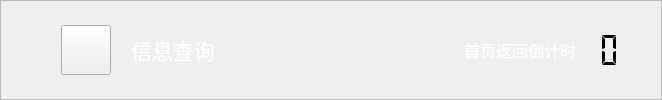
    <widget class="QFrame" name="frame_4">
     <property name="sizePolicy">
      <sizepolicy hsizetype="Preferred" vsizetype="Fixed">
       <horstretch>0</horstretch>
       <verstretch>0</verstretch>
      </sizepolicy>
     </property>
     <property name="frameShape">
      <enum>QFrame::StyledPanel</enum>
     </property>
     <property name="frameShadow">
      <enum>QFrame::Raised</enum>
     </property>
     <layout class="QHBoxLayout" name="horizontalLayout_9">
      <property name="spacing">
       <number>0</number>
      </property>
      <property name="leftMargin">
       <number>0</number>
      </property>
      <property name="topMargin">
       <number>0</number>
      </property>
      <property name="rightMargin">
       <number>0</number>
      </property>
      <property name="bottomMargin">
       <number>0</number>
      </property>
      <item>
       <spacer name="horizontalSpacer_47">
        <property name="orientation">
         <enum>Qt::Horizontal</enum>
        </property>
        <property name="sizeType">
         <enum>QSizePolicy::Fixed</enum>
        </property>
        <property name="sizeHint" stdset="0">
         <size>
          <width>60</width>
          <height>20</height>
         </size>
        </property>
       </spacer>
      </item>
      <item>
       <widget class="QPushButton" name="pushButton_back">
        <property name="sizePolicy">
         <sizepolicy hsizetype="Fixed" vsizetype="Fixed">
          <horstretch>0</horstretch>
          <verstretch>0</verstretch>
         </sizepolicy>
        </property>
        <property name="minimumSize">
         <size>
          <width>50</width>
          <height>50</height>
         </size>
        </property>
        <property name="maximumSize">
         <size>
          <width>50</width>
          <height>50</height>
         </size>
        </property>
        <property name="focusPolicy">
         <enum>Qt::NoFocus</enum>
        </property>
        <property name="styleSheet">
         <string notr="true">border-image: url(:/image/picture/qietu/返回.png);</string>
        </property>
        <property name="text">
         <string/>
        </property>
       </widget>
      </item>
      <item>
       <spacer name="horizontalSpacer_7">
        <property name="orientation">
         <enum>Qt::Horizontal</enum>
        </property>
        <property name="sizeType">
         <enum>QSizePolicy::Fixed</enum>
        </property>
        <property name="sizeHint" stdset="0">
         <size>
          <width>20</width>
          <height>20</height>
         </size>
        </property>
       </spacer>
      </item>
      <item>
       <widget class="QLabel" name="label_9">
        <property name="sizePolicy">
         <sizepolicy hsizetype="Preferred" vsizetype="Fixed">
          <horstretch>0</horstretch>
          <verstretch>0</verstretch>
         </sizepolicy>
        </property>
        <property name="minimumSize">
         <size>
          <width>0</width>
          <height>50</height>
         </size>
        </property>
        <property name="maximumSize">
         <size>
          <width>16777215</width>
          <height>50</height>
         </size>
        </property>
        <property name="font">
         <font>
          <family>微软雅黑</family>
          <pointsize>16</pointsize>
         </font>
        </property>
        <property name="text">
         <string>&lt;html&gt;&lt;head/&gt;&lt;body&gt;&lt;p&gt;&lt;span style=&quot; color:#ffffff;&quot;&gt;信息查询&lt;/span&gt;&lt;/p&gt;&lt;/body&gt;&lt;/html&gt;</string>
        </property>
       </widget>
      </item>
      <item>
       <spacer name="horizontalSpacer_8">
        <property name="orientation">
         <enum>Qt::Horizontal</enum>
        </property>
        <property name="sizeHint" stdset="0">
         <size>
          <width>249</width>
          <height>20</height>
         </size>
        </property>
       </spacer>
      </item>
      <item>
       <widget class="QLabel" name="label_14">
        <property name="font">
         <font>
          <family>微软雅黑</family>
          <pointsize>12</pointsize>
         </font>
        </property>
        <property name="text">
         <string>&lt;html&gt;&lt;head/&gt;&lt;body&gt;&lt;p&gt;&lt;span style=&quot; color:#ffffff;&quot;&gt;首页返回倒计时&lt;/span&gt;&lt;/p&gt;&lt;/body&gt;&lt;/html&gt;</string>
        </property>
       </widget>
      </item>
      <item>
       <widget class="QLCDNumber" name="lcdNumber">
        <property name="sizePolicy">
         <sizepolicy hsizetype="Fixed" vsizetype="Fixed">
          <horstretch>0</horstretch>
          <verstretch>0</verstretch>
         </sizepolicy>
        </property>
        <property name="minimumSize">
         <size>
          <width>50</width>
          <height>50</height>
         </size>
        </property>
        <property name="maximumSize">
         <size>
          <width>50</width>
          <height>50</height>
         </size>
        </property>
        <property name="font">
         <font>
          <family>微软雅黑</family>
          <pointsize>12</pointsize>
         </font>
        </property>
        <property name="layoutDirection">
         <enum>Qt::LeftToRight</enum>
        </property>
        <property name="autoFillBackground">
         <bool>false</bool>
        </property>
        <property name="inputMethodHints">
         <set>Qt::ImhNone</set>
        </property>
        <property name="frameShape">
         <enum>QFrame::NoFrame</enum>
        </property>
        <property name="frameShadow">
         <enum>QFrame::Plain</enum>
        </property>
        <property name="lineWidth">
         <number>0</number>
        </property>
        <property name="midLineWidth">
         <number>0</number>
        </property>
        <property name="smallDecimalPoint">
         <bool>true</bool>
        </property>
        <property name="digitCount">
         <number>2</number>
        </property>
        <property name="segmentStyle">
         <enum>QLCDNumber::Flat</enum>
        </property>
       </widget>
      </item>
      <item>
       <spacer name="verticalSpacer_12">
        <property name="orientation">
         <enum>Qt::Vertical</enum>
        </property>
        <property name="sizeType">
         <enum>QSizePolicy::Fixed</enum>
        </property>
        <property name="sizeHint" stdset="0">
         <size>
          <width>20</width>
          <height>71</height>
         </size>
        </property>
       </spacer>
      </item>
      <item>
       <spacer name="horizontalSpacer_9">
        <property name="orientation">
         <enum>Qt::Horizontal</enum>
        </property>
        <property name="sizeType">
         <enum>QSizePolicy::Fixed</enum>
        </property>
        <property name="sizeHint" stdset="0">
         <size>
          <width>15</width>
          <height>20</height>
         </size>
        </property>
       </spacer>
      </item>
     </layout>
    </widget>
